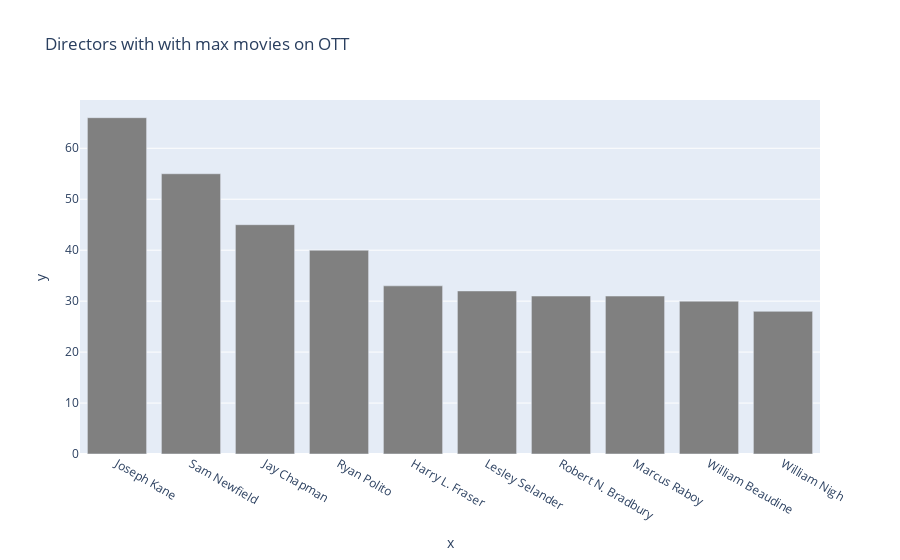

Here is the notebook cell this chart was saved with:
### Code cell
fig=px.bar(x=d2.index,y=d2, title = 'Directors with with max movies on OTT ', color_discrete_sequence=['gray'])
fig.show()

### Figure 1 — Plotly figure (JSON) as saved in the notebook; plotly's stock layout.template omitted (floating-point values rounded to 4 significant figures)
{"data": [{"alignmentgroup": "True", "hovertemplate": "x=%{x}<br>y=%{y}<extra></extra>", "legendgroup": "", "marker": {"color": "gray", "pattern": {"shape": ""}}, "name": "", "offsetgroup": "", "orientation": "v", "showlegend": false, "textposition": "auto", "type": "bar", "x": ["Joseph Kane", "Sam Newfield", "Jay Chapman", "Ryan Polito", "Harry L. Fraser", "Lesley Selander", "Robert N. Bradbury", "Marcus Raboy", "William Beaudine", "William Nigh"], "xaxis": "x", "y": [66, 55, 45, 40, 33, 32, 31, 31, 30, 28], "yaxis": "y"}], "layout": {"barmode": "relative", "legend": {"tracegroupgap": 0}, "title": {"text": "Directors with with max movies on OTT "}, "xaxis": {"anchor": "y", "domain": [0, 1], "title": {"text": "x"}}, "yaxis": {"anchor": "x", "domain": [0, 1], "title": {"text": "y"}}}}
